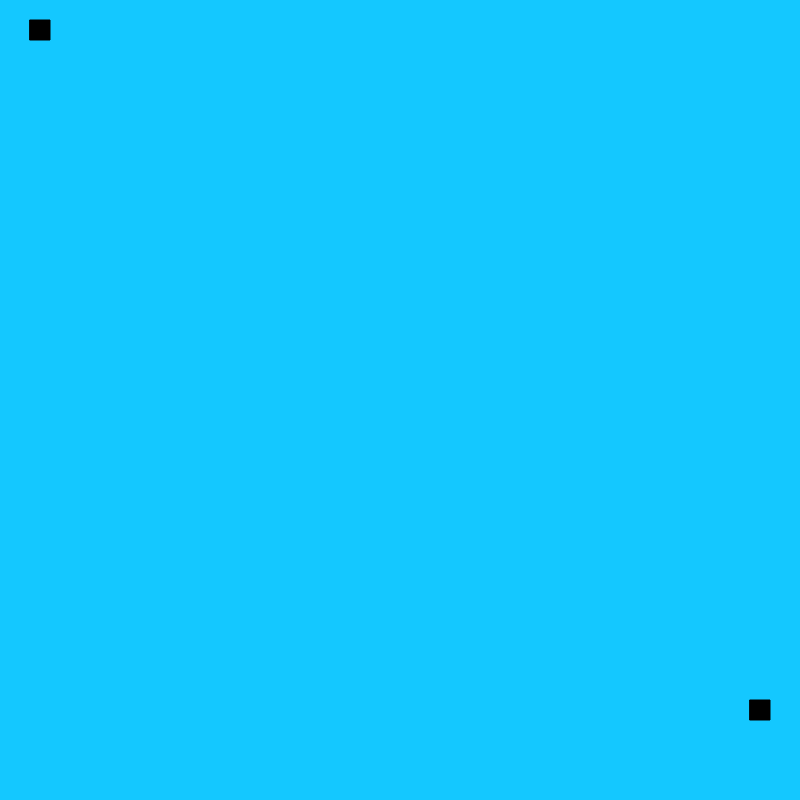
Frame 1 (no input)
Frame 60 (no input): identical to frame 1, image omitted
Frame 120 (the mouse pressed at the canvas centre since frame 60): identical to frame 1, image omitted

The p5.js sketch that drew this single still picture (run headless with seeded random() and noise() and a simulated clock; from frame 60 on, the mouse is pressed at the canvas centre):

// p5.js sketch
// ── sketch.js


function setup() {
  createCanvas(800, 800);
}

function draw() {
  background(20,200,1000);
fill(0);
  rect(30,20,20);
rect(750,700,20);


}
